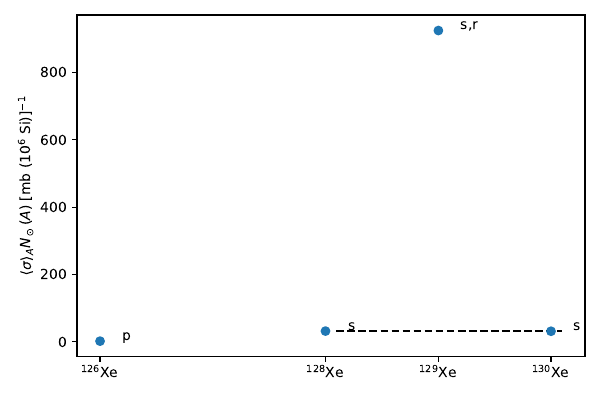

Here is the Python script that generated this plot:
"""Plot local approximation for tellurium isotopes."""

from iniabu import ini
import matplotlib.pyplot as plt
import numpy as np


# MACS at 30keV for Xe-126, Xe-128, Xe-129, Xe-130 isotopes from KADoNiS v0.3 in mb
xe_macs = np.array([359, 262.5, 617, 132])

# load Xe isotopes from ini
xe_isos = ini.iso[["Xe-126", "Xe-128", "Xe-129", "Xe-130"]]

# labels for Te production
xe_labels = ("p", "s", "s,r", "s")

# Make solar_abundance*macs vs. mass plot
xdata = xe_isos.mass
ydata = xe_isos.abu_solar * xe_macs

fig, ax = plt.subplots(1, 1)
fig.set_size_inches((6, 4))
ax.plot(xdata, ydata, "o")

# labels
for it in range(len(xdata)):
    xdat = xdata[it]
    ydat = ydata[it]
    lbl = xe_labels[it]
    ax.text(xdat + 0.2, ydat + 2, lbl)

# nicer ticks
fancy_xticks = [f"$^{{{int(np.round(m,0))}}}$Xe" for m in xe_isos.mass]
ax.set_xticks(xe_isos.mass)
ax.set_xticklabels(fancy_xticks)

# bar at constant values
avg_const = np.average([ydata[1], ydata[3]])
ax.hlines(avg_const, xmin=128, xmax=130, color="k", linestyle="dashed")

# axes labels
ax.set_ylabel("$\\langle \\sigma \\rangle_{A} N_\\odot(A)$ [mb ($10^6$ Si)]$^{-1}$")

fig.tight_layout()
# fig.show()
fig.savefig("local_approx_xe.pdf")
